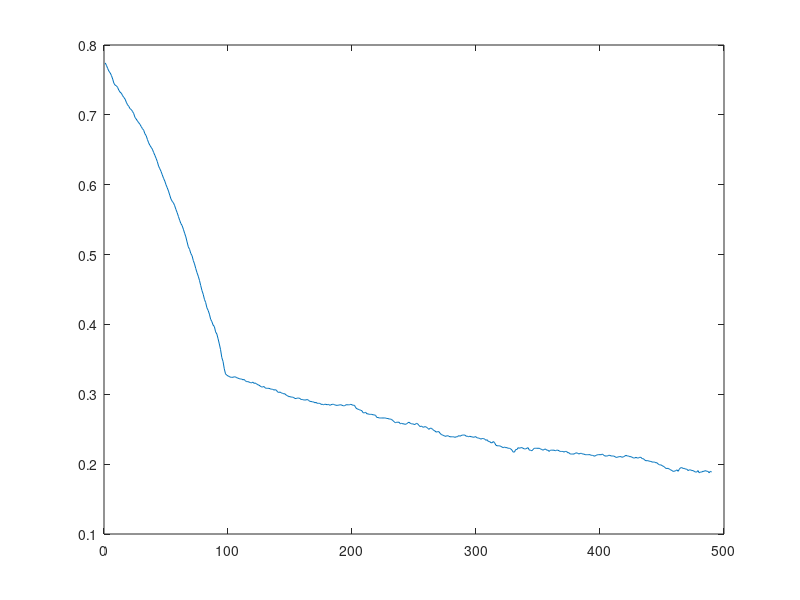

Write MATLAB code to recreate this figure.
m = 100;
n = 100;
radius = 40;
center = [50, 50];
true_X = ones(m,n) * -1;  % true value
for i = 1:m
   for j = 1:n
      if ( (i - center(1))^2 + (j - center(2))^2 < radius^2 ) 
          true_X(i,j) = 1;
      end 
   end    
end
% generate the picture
sigma = 1;
Y = true_X;
Y(2:m-1,2:n-1) = Y(2:m-1,2:n-1) + sigma * randn(m-2,n-2); % noise-corrupted observations;
X = randn(m,n) * sigma; % initial
X = sign(Y); % initial
J = 1e-0;
error_record = [];
weight = zeros((m-2)*(n-2),1);

%%%%% first scan is sequential scan. its target is to traverse all sampling variables to obtain a rough estimation about sampling probability.
for j = 2:m-1
    for k = 2:n-1 
         prev_X = X(i,k);
         neighbor_sum = X(j-1,k) + X(j+1,k) + X(j,k-1) + X(j,k+1);
         X(j,k) = Y(j,k) + J * neighbor_sum + sigma * randn();  % update
         %weight( (j-2)*(n-2) + k-1 ) = abs(X(j,k) - prev_X);
         X(j,k) = sign(X(j,k));
         weight( (j-2)*(n-2) + k-1 ) = abs(X(j,k) - prev_X);
    end
    err = (norm(X-true_X,'fro'))/norm(true_X,'fro');
    error_record = [error_record,err];
end
lambda = 0.5;
weight1 = weight + lambda ; %  avoid zero division
weight_normal = (weight1) / sum(weight1);
iter = 4;
for i = 1:iter
    weight1 = weight + lambda ; %  update weight every m*n updates
    weight_normal = (weight1) / sum(weight1);
   for jj = 2:m-1
       p = randsample(1:(m-2)*(n-2),n-2,true,weight_normal); % importance sampling
       for kk = 1:n-2
          index = p(kk);
          j = floor((index-1) / (n-2)) + 2;
          k = index - (j-2) * (n-2) + 1;
          prev_X = X(j,k);
          neighbor_sum = X(j-1,k) + X(j+1,k) + X(j,k-1) + X(j,k+1);
          X(j,k) = Y(j,k) + J * neighbor_sum + sigma * randn();
          X(j,k) = sign(X(j,k));
          weight(index) = abs(X(j,k) - prev_X);  % re-estimate the weight
       end
       err = (norm(X-true_X,'fro'))/norm(true_X,'fro');
       error_record = [error_record,err];
   end   
    
end
 plot(error_record);


